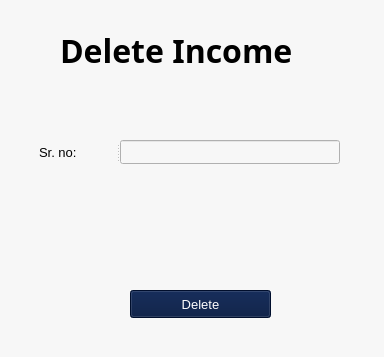
<?xml version="1.0" encoding="UTF-8"?>
<ui version="4.0">
 <class>MainWindow</class>
 <widget class="QMainWindow" name="MainWindow">
  <property name="geometry">
   <rect>
    <x>0</x>
    <y>0</y>
    <width>384</width>
    <height>357</height>
   </rect>
  </property>
  <property name="windowTitle">
   <string>Delete Screen</string>
  </property>
  <property name="styleSheet">
   <string notr="true">background-color: rgb(247, 247, 247);</string>
  </property>
  <widget class="QWidget" name="centralwidget">
   <widget class="QLabel" name="label">
    <property name="geometry">
     <rect>
      <x>60</x>
      <y>20</y>
      <width>291</width>
      <height>61</height>
     </rect>
    </property>
    <property name="font">
     <font>
      <family>Source Sans Pro</family>
      <pointsize>24</pointsize>
      <weight>75</weight>
      <bold>true</bold>
     </font>
    </property>
    <property name="styleSheet">
     <string notr="true"/>
    </property>
    <property name="text">
     <string>Delete Income</string>
    </property>
   </widget>
   <widget class="QPushButton" name="btn_delete">
    <property name="geometry">
     <rect>
      <x>130</x>
      <y>290</y>
      <width>141</width>
      <height>28</height>
     </rect>
    </property>
    <property name="font">
     <font>
      <pointsize>10</pointsize>
     </font>
    </property>
    <property name="styleSheet">
     <string notr="true">background-color: rgb(0, 20, 61);
color: rgb(253, 253, 253);

</string>
    </property>
    <property name="text">
     <string>Delete</string>
    </property>
   </widget>
   <widget class="QSplitter" name="splitter">
    <property name="geometry">
     <rect>
      <x>39</x>
      <y>140</y>
      <width>301</width>
      <height>24</height>
     </rect>
    </property>
    <property name="orientation">
     <enum>Qt::Horizontal</enum>
    </property>
    <widget class="QLabel" name="label_2">
     <property name="font">
      <font>
       <pointsize>10</pointsize>
      </font>
     </property>
     <property name="styleSheet">
      <string notr="true"/>
     </property>
     <property name="text">
      <string>Sr. no:</string>
     </property>
    </widget>
    <widget class="QLineEdit" name="srno">
     <property name="styleSheet">
      <string notr="true"/>
     </property>
    </widget>
   </widget>
  </widget>
 </widget>
 <resources/>
 <connections/>
</ui>
